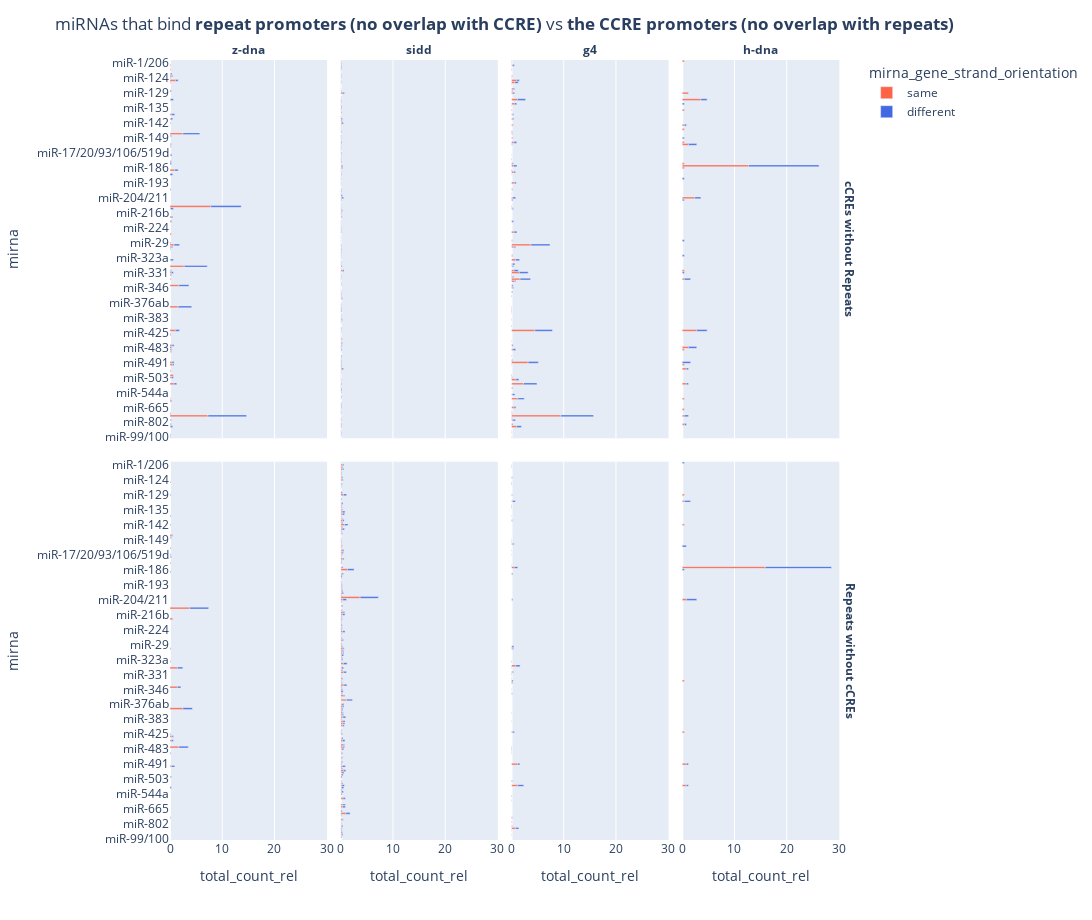

Notebook code cell kept with this figure:
### Code cell
fig = px.bar(
    form_df,
    y="mirna",
    x="total_count_rel",
    color="mirna_gene_strand_orientation",
    facet_col="group",
    orientation='h',
    facet_row="type",
    hover_data=['total_count', 'total_group_counts'],
    # barmode="group",
    # category_orders={"day": ["Thur", "Fri", "Sat", "Sun"], "time": ["Lunch", "Dinner"]},
    color_discrete_map={'same':'tomato', 'different':'royalblue'},
)

fig.for_each_annotation(lambda a: a.update(text=f'<b>{a.text.split("=")[1]}</b>'))

fig.update_yaxes(categoryorder='array', categoryarray=form_df['mirna'].unique())
fig.update_layout(
    title="miRNAs that bind <b>repeat promoters (no overlap with CCRE)</b> vs <b>the CCRE promoters (no overlap with repeats)</b>",
    height=920,
    width=1700,
)
fig.write_html(f_plotly_ccre_vs_repeats_4)
fig.show()

### Figure 1 — Plotly figure (JSON) as saved in the notebook; plotly's stock layout.template omitted (floating-point values rounded to 4 significant figures; data arrays with more than 128 entries replaced by an {"elided": "..."} marker saying what was removed)
{"data": [{"alignmentgroup": "True", "customdata": [[1, 771], [1, 771], [1, 771], [1, 771], [56, 771], [2, 771], [1, 771], [6, 771], [2, 771], [5, 771], [4, 771], [3, 771], [1, 771], [2, 771], [3, 771], [8, 771], [12, 771], [13, 771], [1, 771], [1, 771], [2, 771], [1, 771], [21, 771], [1, 771], [1, 771], [2, 771], [6, 771], [2, 771], [2, 771], [2, 771], [1, 771], [60, 771], [7, 771], [1, 771], [1, 771], [1, 771], [1, 771], [1, 771], [19, 771], [1, 771], [1, 771], [2, 771], [1, 771], [1, 771], [8, 771], [1, 771], [2, 771], [1, 771], [1, 771], [1, 771]], "hovertemplate": "mirna_gene_strand_orientation=same<br>type=cCREs without Repeats<br>group=z-dna<br>total_count_rel=%{x}<br>mirna=%{y}<br>total_count=%{customdata[0]}<br>total_group_counts=%{customdata[1]}<extra></extra>", "legendgroup": "same", "marker": {"color": "tomato", "pattern": {"shape": ""}}, "name": "same", "offsetgroup": "same", "orientation": "h", "showlegend": true, "textposition": "auto", "type": "bar", "x": [0.1297, 0.1297, 0.1297, 0.1297, 7.263, 0.2594, 0.1297, 0.7782, 0.2594, 0.6485, 0.5188, 0.3891, 0.1297, 0.2594, 0.3891, 1.038, 1.556, 1.686, 0.1297, 0.1297, 0.2594, 0.1297, 2.724, 0.1297, 0.1297, 0.2594, 0.7782, 0.2594, 0.2594, 0.2594, 0.1297, 7.782, 0.9079, 0.1297, 0.1297, 0.1297, 0.1297, 0.1297, 2.464, 0.1297, 0.1297, 0.2594, 0.1297, 0.1297, 1.038, 0.1297, 0.2594, 0.1297, 0.1297, 0.1297], "xaxis": "x5", "y": ["miR-99/100", "miR-874", "miR-873", "miR-760", "miR-744", "miR-652", "miR-615", "miR-532", "miR-503", "miR-501/502", "miR-493", "miR-491", "miR-486", "miR-485", "miR-455", "miR-423", "miR-377", "miR-342", "miR-339", "miR-335", "miR-331", "miR-330", "miR-329/362", "miR-324", "miR-30", "miR-299", "miR-296", "miR-25/32/92/363/367", "miR-22", "miR-218", "miR-214", "miR-210", "miR-187", "miR-183", "miR-18", "miR-153", "miR-151a", "miR-148/152", "miR-147", "miR-142", "miR-140", "miR-138", "miR-1306", "miR-125", "miR-1249", "miR-124", "miR-122", "miR-1197", "miR-103/107", "miR-10"], "yaxis": "y5"}, {"alignmentgroup": "True", "customdata": {"elided": "160x2 int values"}, "hovertemplate": "mirna_gene_strand_orientation=same<br>type=cCREs without Repeats<br>group=sidd<br>total_count_rel=%{x}<br>mirna=%{y}<br>total_count=%{customdata[0]}<br>total_group_counts=%{customdata[1]}<extra></extra>", "legendgroup": "same", "marker": {"color": "tomato", "pattern": {"shape": ""}}, "name": "same", "offsetgroup": "same", "orientation": "h", "showlegend": false, "textposition": "auto", "type": "bar", "x": {"elided": "160 float values"}, "xaxis": "x6", "y": {"elided": "160 str values"}, "yaxis": "y6"}, {"alignmentgroup": "True", "customdata": {"elided": "81x2 int values"}, "hovertemplate": "mirna_gene_strand_orientation=same<br>type=cCREs without Repeats<br>group=g4<br>total_count_rel=%{x}<br>mirna=%{y}<br>total_count=%{customdata[0]}<br>total_group_counts=%{customdata[1]}<extra></extra>", "legendgroup": "same", "marker": {"color": "tomato", "pattern": {"shape": ""}}, "name": "same", "offsetgroup": "same", "orientation": "h", "showlegend": false, "textposition": "auto", "type": "bar", "x": [0.04983, 0.04983, 0.04983, 0.9965, 0.04983, 0.299, 0.09965, 9.417, 0.1495, 0.4983, 1.196, 0.1495, 0.1495, 2.292, 0.847, 0.09965, 3.189, 0.1495, 0.09965, 0.299, 0.09965, 0.04983, 4.484, 0.09965, 0.04983, 0.09965, 0.09965, 0.04983, 0.04983, 0.2491, 0.04983, 0.5979, 1.644, 0.1993, 1.495, 0.4983, 0.1495, 0.1993, 0.7972, 0.09965, 0.4983, 3.737, 0.09965, 0.4983, 0.09965, 0.1993, 0.09965, 0.04983, 0.2491, 0.04983, 0.09965, 0.5481, 0.04983, 0.4484, 0.04983, 0.3986, 0.1495, 0.04983, 0.04983, 0.09965, 0.4484, 0.2491, 0.1993, 0.04983, 0.299, 0.2491, 0.1993, 0.04983, 0.04983, 0.5481, 1.146, 0.299, 0.2491, 0.3488, 0.6477, 1.046, 0.04983, 0.09965, 0.04983, 0.2491, 0.04983], "xaxis": "x7", "y": ["miR-99/100", "miR-9", "miR-876", "miR-874", "miR-873", "miR-760", "miR-758", "miR-744", "miR-7", "miR-665", "miR-615", "miR-551", "miR-542", "miR-532", "miR-504", "miR-503", "miR-491", "miR-490", "miR-488", "miR-485", "miR-455", "miR-450a", "miR-423", "miR-409", "miR-381", "miR-379", "miR-378a", "miR-371", "miR-365", "miR-346", "miR-342", "miR-34/449", "miR-339", "miR-338", "miR-331", "miR-330", "miR-329/362", "miR-328", "miR-324", "miR-31", "miR-299", "miR-296", "miR-28/708", "miR-24", "miR-22", "miR-214", "miR-210", "miR-205", "miR-204/211", "miR-202", "miR-199", "miR-193", "miR-19", "miR-188", "miR-187", "miR-185", "miR-184", "miR-182", "miR-18", "miR-151a", "miR-150", "miR-149", "miR-147", "miR-146", "miR-143", "miR-140", "miR-138", "miR-136", "miR-134", "miR-133", "miR-1306", "miR-129", "miR-128", "miR-127", "miR-125", "miR-1249", "miR-124", "miR-122", "miR-103/107", "miR-10", "miR-1/206"], "yaxis": "y7"}, {"alignmentgroup": "True", "customdata": [[1, 252], [1, 252], [1, 252], [1, 252], [2, 252], [2, 252], [1, 252], [1, 252], [3, 252], [7, 252], [1, 252], [1, 252], [6, 252], [1, 252], [32, 252], [1, 252], [3, 252], [1, 252], [1, 252], [1, 252], [1, 252], [9, 252], [3, 252], [1, 252]], "hovertemplate": "mirna_gene_strand_orientation=same<br>type=cCREs without Repeats<br>group=h-dna<br>total_count_rel=%{x}<br>mirna=%{y}<br>total_count=%{customdata[0]}<br>total_group_counts=%{customdata[1]}<extra></extra>", "legendgroup": "same", "marker": {"color": "tomato", "pattern": {"shape": ""}}, "name": "same", "offsetgroup": "same", "orientation": "h", "showlegend": false, "textposition": "auto", "type": "bar", "x": [0.3968, 0.3968, 0.3968, 0.3968, 0.7937, 0.7937, 0.3968, 0.3968, 1.19, 2.778, 0.3968, 0.3968, 2.381, 0.3968, 12.7, 0.3968, 1.19, 0.3968, 0.3968, 0.3968, 0.3968, 3.571, 1.19, 0.3968], "xaxis": "x8", "y": ["miR-873", "miR-744", "miR-668", "miR-615", "miR-532", "miR-495", "miR-493", "miR-485", "miR-483", "miR-423", "miR-339", "miR-330", "miR-204/211", "miR-186", "miR-185", "miR-184", "miR-151a", "miR-150", "miR-145", "miR-143", "miR-136", "miR-1306", "miR-129", "let-7/miR-98"], "yaxis": "y8"}, {"alignmentgroup": "True", "customdata": [[1, 771], [1, 771], [2, 771], [13, 771], [2, 771], [3, 771], [19, 771], [11, 771], [11, 771], [1, 771], [4, 771], [29, 771], [1, 771], [1, 771], [1, 771], [3, 771], [1, 771]], "hovertemplate": "mirna_gene_strand_orientation=same<br>type=Repeats without cCREs<br>group=z-dna<br>total_count_rel=%{x}<br>mirna=%{y}<br>total_count=%{customdata[0]}<br>total_group_counts=%{customdata[1]}<extra></extra>", "legendgroup": "same", "marker": {"color": "tomato", "pattern": {"shape": ""}}, "name": "same", "offsetgroup": "same", "orientation": "h", "showlegend": false, "textposition": "auto", "type": "bar", "x": [0.1297, 0.1297, 0.2594, 1.686, 0.2594, 0.3891, 2.464, 1.427, 1.427, 0.1297, 0.5188, 3.761, 0.1297, 0.1297, 0.1297, 0.3891, 0.1297], "xaxis": "x", "y": ["miR-744", "miR-501/502", "miR-493", "miR-455", "miR-448", "miR-431", "miR-377", "miR-342", "miR-329/362", "miR-324", "miR-218", "miR-210", "miR-183", "miR-18", "miR-148/152", "miR-147", "miR-1249"], "yaxis": "y"}, {"alignmentgroup": "True", "customdata": {"elided": "161x2 int values"}, "hovertemplate": "mirna_gene_strand_orientation=same<br>type=Repeats without cCREs<br>group=sidd<br>total_count_rel=%{x}<br>mirna=%{y}<br>total_count=%{customdata[0]}<br>total_group_counts=%{customdata[1]}<extra></extra>", "legendgroup": "same", "marker": {"color": "tomato", "pattern": {"shape": ""}}, "name": "same", "offsetgroup": "same", "orientation": "h", "showlegend": false, "textposition": "auto", "type": "bar", "x": {"elided": "161 float values"}, "xaxis": "x2", "y": {"elided": "161 str values"}, "yaxis": "y2"}, {"alignmentgroup": "True", "customdata": [[1, 2007], [16, 2007], [2, 2007], [2, 2007], [1, 2007], [1, 2007], [24, 2007], [23, 2007], [1, 2007], [1, 2007], [5, 2007], [1, 2007], [1, 2007], [2, 2007], [1, 2007], [1, 2007], [2, 2007], [5, 2007], [16, 2007], [5, 2007], [2, 2007], [2, 2007], [2, 2007], [11, 2007], [5, 2007], [1, 2007], [1, 2007], [4, 2007], [3, 2007], [1, 2007], [1, 2007], [2, 2007], [1, 2007]], "hovertemplate": "mirna_gene_strand_orientation=same<br>type=Repeats without cCREs<br>group=g4<br>total_count_rel=%{x}<br>mirna=%{y}<br>total_count=%{customdata[0]}<br>total_group_counts=%{customdata[1]}<extra></extra>", "legendgroup": "same", "marker": {"color": "tomato", "pattern": {"shape": ""}}, "name": "same", "offsetgroup": "same", "orientation": "h", "showlegend": false, "textposition": "auto", "type": "bar", "x": [0.04983, 0.7972, 0.09965, 0.09965, 0.04983, 0.04983, 1.196, 1.146, 0.04983, 0.04983, 0.2491, 0.04983, 0.04983, 0.09965, 0.04983, 0.04983, 0.09965, 0.2491, 0.7972, 0.2491, 0.09965, 0.09965, 0.09965, 0.5481, 0.2491, 0.04983, 0.04983, 0.1993, 0.1495, 0.04983, 0.04983, 0.09965, 0.04983], "xaxis": "x3", "y": ["miR-875", "miR-874", "miR-873", "miR-760", "miR-744", "miR-551", "miR-532", "miR-491", "miR-485", "miR-483", "miR-423", "miR-409", "miR-379", "miR-365", "miR-34/449", "miR-339", "miR-331", "miR-330", "miR-328", "miR-299", "miR-296", "miR-204/211", "miR-188", "miR-185", "miR-150", "miR-15/16/195/424/497", "miR-140", "miR-1306", "miR-129", "miR-1249", "miR-122", "miR-10", "miR-1/206"], "yaxis": "y3"}, {"alignmentgroup": "True", "customdata": [[2, 252], [2, 252], [1, 252], [1, 252], [2, 252], [40, 252], [1, 252], [1, 252], [1, 252]], "hovertemplate": "mirna_gene_strand_orientation=same<br>type=Repeats without cCREs<br>group=h-dna<br>total_count_rel=%{x}<br>mirna=%{y}<br>total_count=%{customdata[0]}<br>total_group_counts=%{customdata[1]}<extra></extra>", "legendgroup": "same", "marker": {"color": "tomato", "pattern": {"shape": ""}}, "name": "same", "offsetgroup": "same", "orientation": "h", "showlegend": false, "textposition": "auto", "type": "bar", "x": [0.7937, 0.7937, 0.3968, 0.3968, 0.7937, 15.87, 0.3968, 0.3968, 0.3968], "xaxis": "x4", "y": ["miR-532", "miR-491", "miR-423", "miR-339", "miR-204/211", "miR-185", "miR-142", "miR-1306", "miR-129"], "yaxis": "y4"}, {"alignmentgroup": "True", "customdata": [[1, 771], [3, 771], [1, 771], [1, 771], [57, 771], [1, 771], [1, 771], [4, 771], [3, 771], [1, 771], [2, 771], [3, 771], [1, 771], [1, 771], [2, 771], [3, 771], [1, 771], [6, 771], [20, 771], [15, 771], [1, 771], [3, 771], [1, 771], [34, 771], [4, 771], [2, 771], [8, 771], [1, 771], [1, 771], [2, 771], [4, 771], [45, 771], [1, 771], [4, 771], [5, 771], [2, 771], [1, 771], [2, 771], [1, 771], [1, 771], [25, 771], [3, 771], [5, 771], [4, 771], [2, 771], [4, 771], [2, 771], [2, 771]], "hovertemplate": "mirna_gene_strand_orientation=different<br>type=cCREs without Repeats<br>group=z-dna<br>total_count_rel=%{x}<br>mirna=%{y}<br>total_count=%{customdata[0]}<br>total_group_counts=%{customdata[1]}<extra></extra>", "legendgroup": "different", "marker": {"color": "royalblue", "pattern": {"shape": ""}}, "name": "different", "offsetgroup": "different", "orientation": "h", "showlegend": true, "textposition": "auto", "type": "bar", "x": [0.1297, 0.3891, 0.1297, 0.1297, 7.393, 0.1297, 0.1297, 0.5188, 0.3891, 0.1297, 0.2594, 0.3891, 0.1297, 0.1297, 0.2594, 0.3891, 0.1297, 0.7782, 2.594, 1.946, 0.1297, 0.3891, 0.1297, 4.41, 0.5188, 0.2594, 1.038, 0.1297, 0.1297, 0.2594, 0.5188, 5.837, 0.1297, 0.5188, 0.6485, 0.2594, 0.1297, 0.2594, 0.1297, 0.1297, 3.243, 0.3891, 0.6485, 0.5188, 0.2594, 0.5188, 0.2594, 0.2594], "xaxis": "x5", "y": ["miR-96/1271", "miR-874", "miR-873", "miR-760", "miR-744", "miR-7", "miR-652", "miR-532", "miR-503", "miR-496", "miR-493", "miR-491", "miR-486", "miR-485", "miR-483", "miR-455", "miR-431", "miR-423", "miR-377", "miR-342", "miR-335", "miR-331", "miR-330", "miR-329/362", "miR-324", "miR-299", "miR-296", "miR-29", "miR-22", "miR-218", "miR-214", "miR-210", "miR-199", "miR-19", "miR-187", "miR-184", "miR-183", "miR-18", "miR-151a", "miR-148/152", "miR-147", "miR-140", "miR-138", "miR-1306", "miR-128", "miR-1249", "miR-122", "miR-1197"], "yaxis": "y5"}, {"alignmentgroup": "True", "customdata": {"elided": "152x2 int values"}, "hovertemplate": "mirna_gene_strand_orientation=different<br>type=cCREs without Repeats<br>group=sidd<br>total_count_rel=%{x}<br>mirna=%{y}<br>total_count=%{customdata[0]}<br>total_group_counts=%{customdata[1]}<extra></extra>", "legendgroup": "different", "marker": {"color": "royalblue", "pattern": {"shape": ""}}, "name": "different", "offsetgroup": "different", "orientation": "h", "showlegend": false, "textposition": "auto", "type": "bar", "x": {"elided": "152 float values"}, "xaxis": "x6", "y": {"elided": "152 str values"}, "yaxis": "y6"}, {"alignmentgroup": "True", "customdata": {"elided": "70x2 int values"}, "hovertemplate": "mirna_gene_strand_orientation=different<br>type=cCREs without Repeats<br>group=g4<br>total_count_rel=%{x}<br>mirna=%{y}<br>total_count=%{customdata[0]}<br>total_group_counts=%{customdata[1]}<extra></extra>", "legendgroup": "different", "marker": {"color": "royalblue", "pattern": {"shape": ""}}, "name": "different", "offsetgroup": "different", "orientation": "h", "showlegend": false, "textposition": "auto", "type": "bar", "x": [0.8969, 0.1993, 0.4484, 0.04983, 6.278, 0.04983, 0.3488, 1.246, 0.4983, 0.09965, 2.591, 0.5481, 0.04983, 0.09965, 0.04983, 1.943, 0.09965, 0.4983, 0.1993, 3.338, 0.09965, 0.04983, 0.04983, 0.1495, 0.1495, 0.2491, 0.1993, 1.993, 0.1993, 0.09965, 1.694, 0.7972, 0.2491, 0.4484, 0.7474, 0.09965, 0.299, 3.637, 0.04983, 0.5481, 0.299, 0.1495, 0.1993, 0.5481, 0.09965, 0.3488, 0.299, 0.04983, 0.6477, 0.1993, 0.04983, 0.04983, 0.5481, 0.04983, 0.09965, 0.04983, 0.1993, 0.1993, 0.04983, 0.4484, 1.545, 0.299, 0.2491, 0.04983, 0.6477, 0.4484, 0.04983, 0.04983, 0.299, 0.04983], "xaxis": "x7", "y": ["miR-874", "miR-873", "miR-760", "miR-758", "miR-744", "miR-670", "miR-665", "miR-615", "miR-551", "miR-542", "miR-532", "miR-504", "miR-503", "miR-501/502", "miR-493", "miR-491", "miR-490", "miR-485", "miR-455", "miR-423", "miR-412", "miR-377", "miR-371", "miR-365", "miR-346", "miR-342", "miR-34/449", "miR-339", "miR-338", "miR-335", "miR-331", "miR-330", "miR-329/362", "miR-328", "miR-324", "miR-31", "miR-299", "miR-296", "miR-28/708", "miR-24", "miR-22", "miR-214", "miR-205", "miR-204/211", "miR-199", "miR-193", "miR-188", "miR-187", "miR-185", "miR-184", "miR-182", "miR-151a", "miR-150", "miR-149", "miR-146", "miR-143", "miR-140", "miR-138", "miR-136", "miR-133", "miR-1306", "miR-129", "miR-127", "miR-1251", "miR-125", "miR-1249", "miR-122", "miR-103/107", "miR-10", "let-7/miR-98"], "yaxis": "y7"}, {"alignmentgroup": "True", "customdata": [[1, 252], [2, 252], [1, 252], [1, 252], [4, 252], [4, 252], [5, 252], [3, 252], [1, 252], [1, 252], [1, 252], [1, 252], [3, 252], [1, 252], [34, 252], [4, 252], [1, 252], [1, 252], [1, 252], [3, 252]], "hovertemplate": "mirna_gene_strand_orientation=different<br>type=cCREs without Repeats<br>group=h-dna<br>total_count_rel=%{x}<br>mirna=%{y}<br>total_count=%{customdata[0]}<br>total_group_counts=%{customdata[1]}<extra></extra>", "legendgroup": "different", "marker": {"color": "royalblue", "pattern": {"shape": ""}}, "name": "different", "offsetgroup": "different", "orientation": "h", "showlegend": false, "textposition": "auto", "type": "bar", "x": [0.3968, 0.7937, 0.3968, 0.3968, 1.587, 1.587, 1.984, 1.19, 0.3968, 0.3968, 0.3968, 0.3968, 1.19, 0.3968, 13.49, 1.587, 0.3968, 0.3968, 0.3968, 1.19], "xaxis": "x8", "y": ["miR-873", "miR-744", "miR-532", "miR-495", "miR-491", "miR-483", "miR-423", "miR-339", "miR-331", "miR-31", "miR-28/708", "miR-205", "miR-204/211", "miR-191", "miR-185", "miR-151a", "miR-149", "miR-143", "miR-133", "miR-1306"], "yaxis": "y8"}, {"alignmentgroup": "True", "customdata": [[2, 771], [1, 771], [5, 771], [1, 771], [14, 771], [3, 771], [2, 771], [1, 771], [14, 771], [5, 771], [8, 771], [1, 771], [28, 771], [1, 771], [1, 771], [1, 771], [1, 771], [1, 771], [1, 771], [1, 771], [1, 771], [1, 771]], "hovertemplate": "mirna_gene_strand_orientation=different<br>type=Repeats without cCREs<br>group=z-dna<br>total_count_rel=%{x}<br>mirna=%{y}<br>total_count=%{customdata[0]}<br>total_group_counts=%{customdata[1]}<extra></extra>", "legendgroup": "different", "marker": {"color": "royalblue", "pattern": {"shape": ""}}, "name": "different", "offsetgroup": "different", "orientation": "h", "showlegend": false, "textposition": "auto", "type": "bar", "x": [0.2594, 0.1297, 0.6485, 0.1297, 1.816, 0.3891, 0.2594, 0.1297, 1.816, 0.6485, 1.038, 0.1297, 3.632, 0.1297, 0.1297, 0.1297, 0.1297, 0.1297, 0.1297, 0.1297, 0.1297, 0.1297], "xaxis": "x", "y": ["miR-539", "miR-501/502", "miR-493", "miR-486", "miR-455", "miR-448", "miR-431", "miR-425", "miR-377", "miR-342", "miR-329/362", "miR-299", "miR-210", "miR-187", "miR-18", "miR-17/20/93/106/519d", "miR-153", "miR-148/152", "miR-147", "miR-142", "miR-138", "miR-129"], "yaxis": "y"}, {"alignmentgroup": "True", "customdata": {"elided": "163x2 int values"}, "hovertemplate": "mirna_gene_strand_orientation=different<br>type=Repeats without cCREs<br>group=sidd<br>total_count_rel=%{x}<br>mirna=%{y}<br>total_count=%{customdata[0]}<br>total_group_counts=%{customdata[1]}<extra></extra>", "legendgroup": "different", "marker": {"color": "royalblue", "pattern": {"shape": ""}}, "name": "different", "offsetgroup": "different", "orientation": "h", "showlegend": false, "textposition": "auto", "type": "bar", "x": {"elided": "163 float values"}, "xaxis": "x2", "y": {"elided": "163 str values"}, "yaxis": "y2"}, {"alignmentgroup": "True", "customdata": [[1, 2007], [12, 2007], [1, 2007], [2, 2007], [1, 2007], [1, 2007], [23, 2007], [3, 2007], [9, 2007], [1, 2007], [1, 2007], [1, 2007], [6, 2007], [1, 2007], [1, 2007], [3, 2007], [5, 2007], [1, 2007], [2, 2007], [1, 2007], [17, 2007], [2, 2007], [3, 2007], [7, 2007], [3, 2007], [3, 2007], [13, 2007], [1, 2007], [1, 2007], [1, 2007], [5, 2007], [1, 2007], [2, 2007], [1, 2007], [2, 2007], [2, 2007], [11, 2007], [1, 2007], [2, 2007], [2, 2007]], "hovertemplate": "mirna_gene_strand_orientation=different<br>type=Repeats without cCREs<br>group=g4<br>total_count_rel=%{x}<br>mirna=%{y}<br>total_count=%{customdata[0]}<br>total_group_counts=%{customdata[1]}<extra></extra>", "legendgroup": "different", "marker": {"color": "royalblue", "pattern": {"shape": ""}}, "name": "different", "offsetgroup": "different", "orientation": "h", "showlegend": false, "textposition": "auto", "type": "bar", "x": [0.04983, 0.5979, 0.04983, 0.09965, 0.04983, 0.04983, 1.146, 0.1495, 0.4484, 0.04983, 0.04983, 0.04983, 0.299, 0.04983, 0.04983, 0.1495, 0.2491, 0.04983, 0.09965, 0.04983, 0.847, 0.09965, 0.1495, 0.3488, 0.1495, 0.1495, 0.6477, 0.04983, 0.04983, 0.04983, 0.2491, 0.04983, 0.09965, 0.04983, 0.09965, 0.09965, 0.5481, 0.04983, 0.09965, 0.09965], "xaxis": "x3", "y": ["miR-9", "miR-874", "miR-873", "miR-744", "miR-615", "miR-551", "miR-532", "miR-504", "miR-491", "miR-486", "miR-483", "miR-455", "miR-423", "miR-365", "miR-346", "miR-34/449", "miR-339", "miR-338", "miR-330", "miR-329/362", "miR-328", "miR-324", "miR-299", "miR-296", "miR-204/211", "miR-188", "miR-185", "miR-184", "miR-17/20/93/106/519d", "miR-154", "miR-150", "miR-149", "miR-140", "miR-138", "miR-134", "miR-133", "miR-1306", "miR-129", "miR-125", "miR-122"], "yaxis": "y3"}, {"alignmentgroup": "True", "customdata": [[1, 252], [1, 252], [5, 252], [1, 252], [32, 252], [2, 252], [3, 252], [1, 252]], "hovertemplate": "mirna_gene_strand_orientation=different<br>type=Repeats without cCREs<br>group=h-dna<br>total_count_rel=%{x}<br>mirna=%{y}<br>total_count=%{customdata[0]}<br>total_group_counts=%{customdata[1]}<extra></extra>", "legendgroup": "different", "marker": {"color": "royalblue", "pattern": {"shape": ""}}, "name": "different", "offsetgroup": "different", "orientation": "h", "showlegend": false, "textposition": "auto", "type": "bar", "x": [0.3968, 0.3968, 1.984, 0.3968, 12.7, 0.7937, 1.19, 0.3968], "xaxis": "x4", "y": ["miR-532", "miR-491", "miR-204/211", "miR-186", "miR-185", "miR-151a", "miR-1306", "let-7/miR-98"], "yaxis": "y4"}], "layout": {"annotations": [{"font": {}, "showarrow": false, "text": "<b>z-dna</b>", "x": 0.115, "xanchor": "center", "xref": "paper", "y": 1, "yanchor": "bottom", "yref": "paper"}, {"font": {}, "showarrow": false, "text": "<b>sidd</b>", "x": 0.365, "xanchor": "center", "xref": "paper", "y": 1, "yanchor": "bottom", "yref": "paper"}, {"font": {}, "showarrow": false, "text": "<b>g4</b>", "x": 0.615, "xanchor": "center", "xref": "paper", "y": 1, "yanchor": "bottom", "yref": "paper"}, {"font": {}, "showarrow": false, "text": "<b>h-dna</b>", "x": 0.865, "xanchor": "center", "xref": "paper", "y": 1, "yanchor": "bottom", "yref": "paper"}, {"font": {}, "showarrow": false, "text": "<b>Repeats without cCREs</b>", "textangle": 90, "x": 0.98, "xanchor": "left", "xref": "paper", "y": 0.2425, "yanchor": "middle", "yref": "paper"}, {"font": {}, "showarrow": false, "text": "<b>cCREs without Repeats</b>", "textangle": 90, "x": 0.98, "xanchor": "left", "xref": "paper", "y": 0.7575, "yanchor": "middle", "yref": "paper"}], "barmode": "relative", "height": 920, "legend": {"title": {"text": "mirna_gene_strand_orientation"}, "tracegroupgap": 0}, "margin": {"t": 60}, "title": {"text": "miRNAs that bind <b>repeat promoters (no overlap with CCRE)</b> vs <b>the CCRE promoters (no overlap with repeats)</b>"}, "width": 1700, "xaxis": {"anchor": "y", "domain": [0, 0.23], "title": {"text": "total_count_rel"}}, "xaxis2": {"anchor": "y2", "domain": [0.25, 0.48], "matches": "x", "title": {"text": "total_count_rel"}}, "xaxis3": {"anchor": "y3", "domain": [0.5, 0.73], "matches": "x", "title": {"text": "total_count_rel"}}, "xaxis4": {"anchor": "y4", "domain": [0.75, 0.98], "matches": "x", "title": {"text": "total_count_rel"}}, "xaxis5": {"anchor": "y5", "domain": [0, 0.23], "matches": "x", "showticklabels": false}, "xaxis6": {"anchor": "y6", "domain": [0.25, 0.48], "matches": "x", "showticklabels": false}, "xaxis7": {"anchor": "y7", "domain": [0.5, 0.73], "matches": "x", "showticklabels": false}, "xaxis8": {"anchor": "y8", "domain": [0.75, 0.98], "matches": "x", "showticklabels": false}, "yaxis": {"anchor": "x", "categoryarray": {"elided": "177 str values"}, "categoryorder": "array", "domain": [0, 0.485], "title": {"text": "mirna"}}, "yaxis2": {"anchor": "x2", "categoryarray": {"elided": "177 str values"}, "categoryorder": "array", "domain": [0, 0.485], "matches": "y", "showticklabels": false}, "yaxis3": {"anchor": "x3", "categoryarray": {"elided": "177 str values"}, "categoryorder": "array", "domain": [0, 0.485], "matches": "y", "showticklabels": false}, "yaxis4": {"anchor": "x4", "categoryarray": {"elided": "177 str values"}, "categoryorder": "array", "domain": [0, 0.485], "matches": "y", "showticklabels": false}, "yaxis5": {"anchor": "x5", "categoryarray": {"elided": "177 str values"}, "categoryorder": "array", "domain": [0.515, 1], "matches": "y", "title": {"text": "mirna"}}, "yaxis6": {"anchor": "x6", "categoryarray": {"elided": "177 str values"}, "categoryorder": "array", "domain": [0.515, 1], "matches": "y", "showticklabels": false}, "yaxis7": {"anchor": "x7", "categoryarray": {"elided": "177 str values"}, "categoryorder": "array", "domain": [0.515, 1], "matches": "y", "showticklabels": false}, "yaxis8": {"anchor": "x8", "categoryarray": {"elided": "177 str values"}, "categoryorder": "array", "domain": [0.515, 1], "matches": "y", "showticklabels": false}}}
